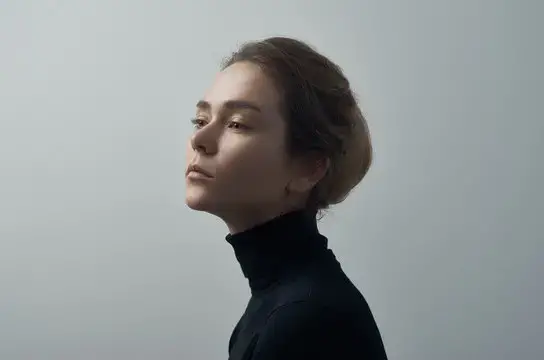
#> input picture matrix/img.jpg, 544 x 360 px
$ python pnp.py
#> lines starting #> are read from the running program, lines starting #| are printed output that depends on the picture; after the words box and inside, x2 and y2 are one past the last pixel; in counts of white or black regions, pixels touching at a corner belong together; long printed decimals are rounded
import cv2
import numpy as np
img = cv2.imread("img.jpg")
#> img is the input picture: shape (360, 544, 3); mean B, G, R 147.3, 147.1, 142.2
size = img.shape
#> size = (360, 544, 3)
image_points_2D = np.array([
                        (196, 141),  # Nose tip
                        (190, 202),  # Chin
                        (196, 124),  # Left eye corner
                        (236, 128),  # Right eye corner
                        (186, 175),  # Left mouth
                        (214, 177)   # Right mouth
                      ], dtype="double")

figure_points_3D = np.array([
                            (0.0, 0.0, 0.0),             # Nose tip
                            (0.0, -330.0, -65.0),        # Chin
                            (-225.0, 170.0, -135.0),     # Left eye left corner
                            (225.0, 170.0, -135.0),      # Right eye right corne
                            (-150.0, -150.0, -125.0),    # Left Mouth corner
                            (150.0, -150.0, -125.0)      # Right mouth corner
                        ])

distortion_coeffs = np.zeros((4,1))
focal_length = size[1]
#> focal_length = 544
center = (size[1]/2, size[0]/2)
#> center = (272, 180)
matrix_camera = np.array(
                         [[focal_length, 0, center[0]],
                         [0, focal_length, center[1]],
                         [0, 0, 1]], dtype = "double"
                         )
success, vector_rotation, vector_translation = cv2.solvePnP(figure_points_3D, image_points_2D, matrix_camera, distortion_coeffs, flags=0)
#> success = True; vector_rotation = [2.71, 0.268, -1.17]; vector_translation = [-489.6, -209.8, 3334.8]
nose_end_point2D, jacobian = cv2.projectPoints(np.array([(0.0, 0.0, 1000.0)]), vector_rotation, vector_translation, matrix_camera, distortion_coeffs)
#> nose_end_point2D = [[29.09, 88.35]]
for p in image_points_2D:
    cv2.circle(img, (int(p[0]), int(p[1])), 3, (0,0,255), -1)
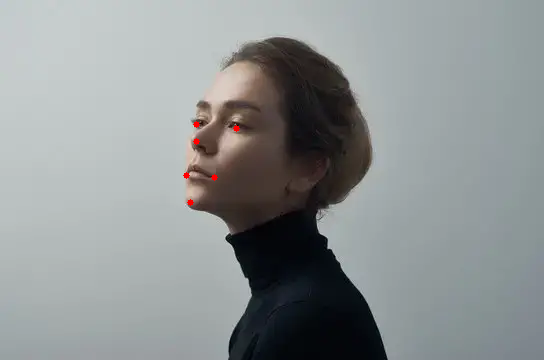
#> img: shape (360, 544, 3); 0.09% of pixels changed, all inside (x1, y1, x2, y2) = (183, 121, 240, 206)
point1 = ( int(image_points_2D[0][0]), int(image_points_2D[0][1]))

point2 = ( int(nose_end_point2D[0][0][0]), int(nose_end_point2D[0][0][1]))

cv2.line(img, point1, point2, (255,255,255), 2)
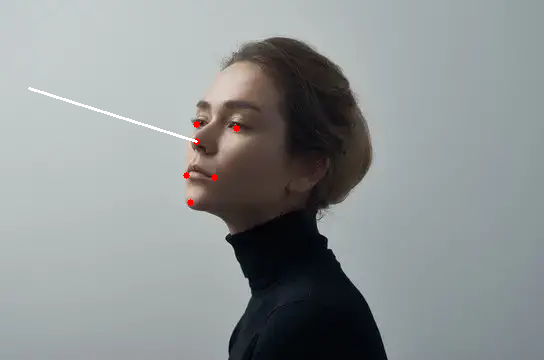
#> img: shape (360, 544, 3); 0.25% of pixels changed, all inside (x1, y1, x2, y2) = (28, 87, 198, 143)
print(vector_rotation)
#| [[ 2.705]
#|  [ 0.2682]
#|  [-1.165]]
cv2.imshow("Final",img)
cv2.waitKey(500)
cv2.destroyAllWindows()
